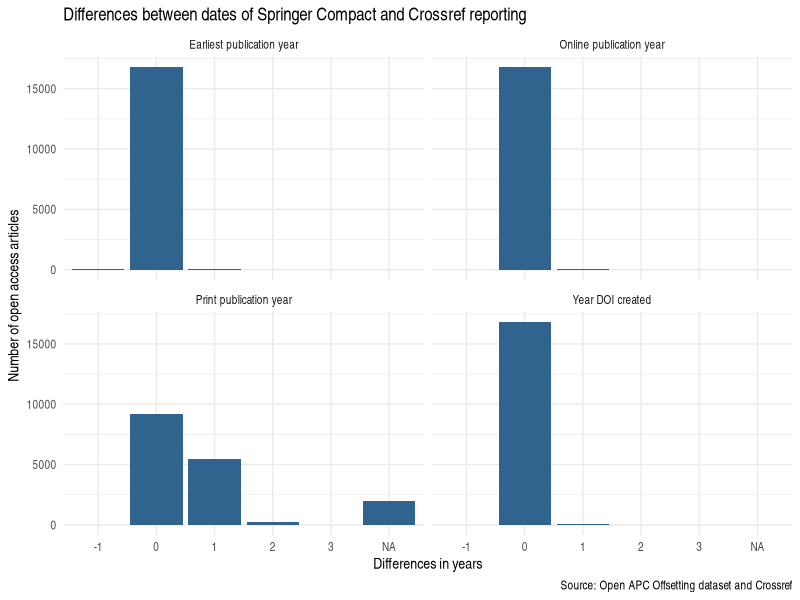

Write the R code that produced this figure.
## ---- chunk 1
library(knitr)
knitr::opts_chunk$set(
  comment = "#>",
  collapse = TRUE,
  warning = FALSE,
  message = FALSE
)
## ---- chunk 2
library(tidyverse)
#' analysis
oapc_df <- readr::read_csv("cr_dates_apc_yearly_diffs.csv")
oapc_df %>% 
  gather(`Earliest publication year`:`Online publication year`, key = "type", value = "yearly_diff") %>%
  ggplot(aes(as.factor(yearly_diff))) + 
  geom_bar(fill = "#30638E") +
  facet_wrap(~ type) +
  labs(x = "Differences in years",
       y = "Number of open access articles",
       title = "Differences between dates of Springer Compact and Crossref reporting",
       caption = "Source: Open APC Offsetting dataset and Crossref") +
  theme_minimal(base_family="Arial Narrow")
## ---- chunk 3
oapc_df %>% 
  gather(`Earliest publication year`:`Online publication year`, key = "type", value = "yearly_diff") %>%
  group_by(type) %>%
  count(yearly_diff) %>%
  mutate(prop = n / nrow(oapc_df)) %>%
  filter(yearly_diff == 0) %>%
  knitr::kable()
## ---- chunk 4
readr::read_csv("oapc_data.csv")
## ---- chunk 5
readr::read_csv("cr_dates.csv")
